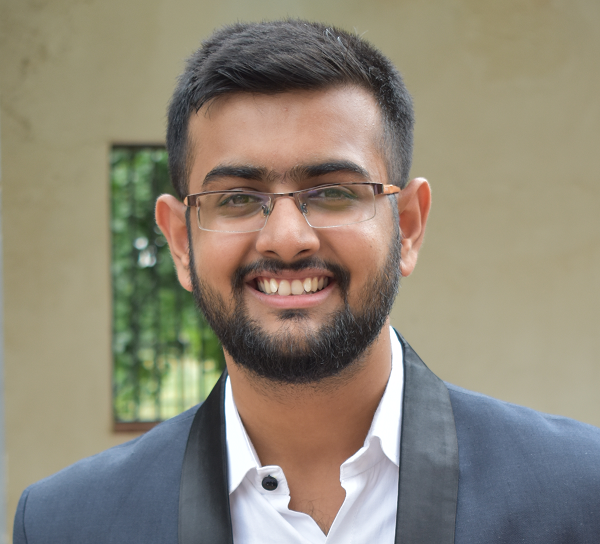
#> input picture kaustubh.png, 600 x 544 px
$ python face_detect.py
#> lines starting #> are read from the running program, lines starting #| are printed output that depends on the picture; after the words box and inside, x2 and y2 are one past the last pixel; in counts of white or black regions, pixels touching at a corner belong together
import cv2
face_cascade = cv2.CascadeClassifier("haarcascade_frontalface_default.xml")

img = cv2.imread("kaustubh.png")
#> img is the input picture: shape (544, 600, 3); mean B, G, R 119.1, 134.6, 142

gray_img = cv2.cvtColor(img,cv2.COLOR_BGR2GRAY)
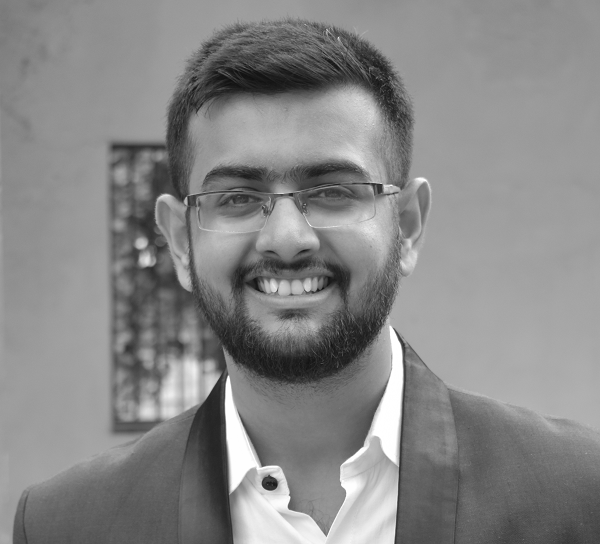
#> gray_img: shape (544, 600); min 17, max 255, mean 135.1

faces = face_cascade.detectMultiScale(img,scaleFactor=1.2,minNeighbors=5)
#> faces = [[156, 92, 258, 258]]
for x,y,w,h in faces:
    img = cv2.rectangle(img,(x,y),(x+w,y+h),(255,0,0),3)
#> this loop made 1 pass
#> pass 1, `img = cv2.rectangle(img,(x,y),(x+w,y+h),(255,0,0),3)`:
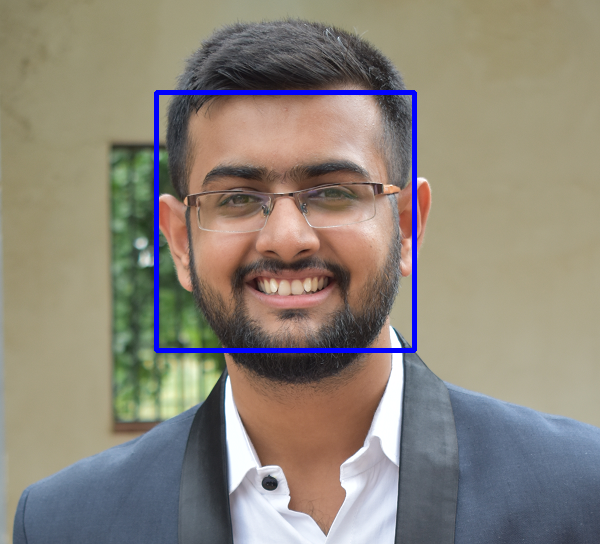
#> img: shape (544, 600, 3); 1.58% of pixels changed, all inside (x1, y1, x2, y2) = (154, 90, 417, 353)

resized = cv2.resize(img,(int(img.shape[1]/6),int(img.shape[0]/6)))
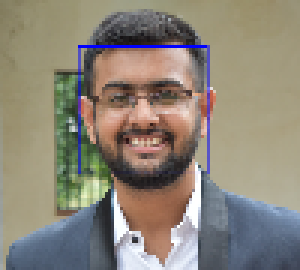
#> resized: shape (90, 100, 3) (shown 3 times larger); mean B, G, R 120.5, 133.4, 140.6
cv2.imshow("Image",resized)
cv2.waitKey(0)
cv2.destroyAllWindows()
